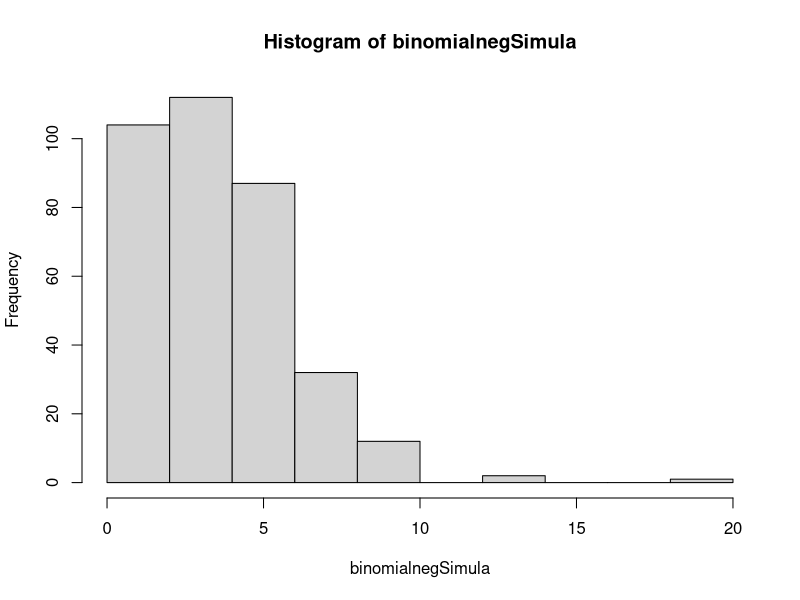
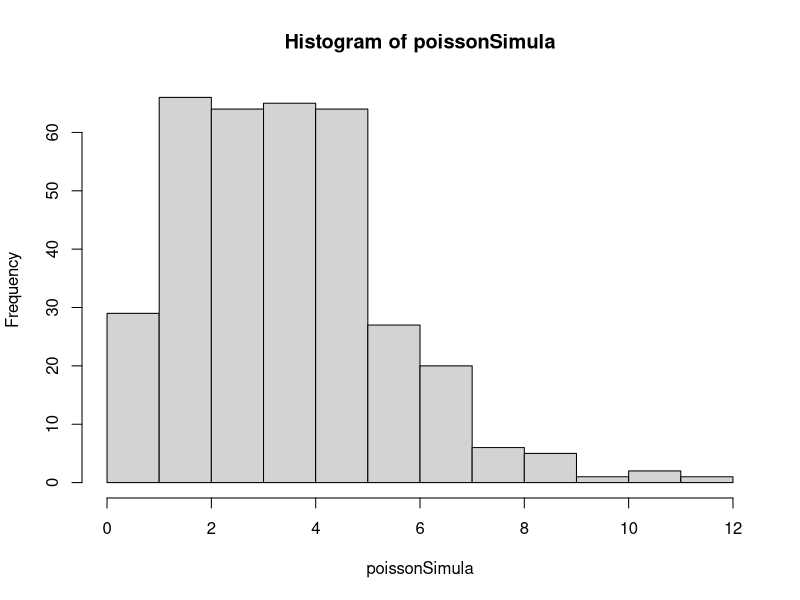
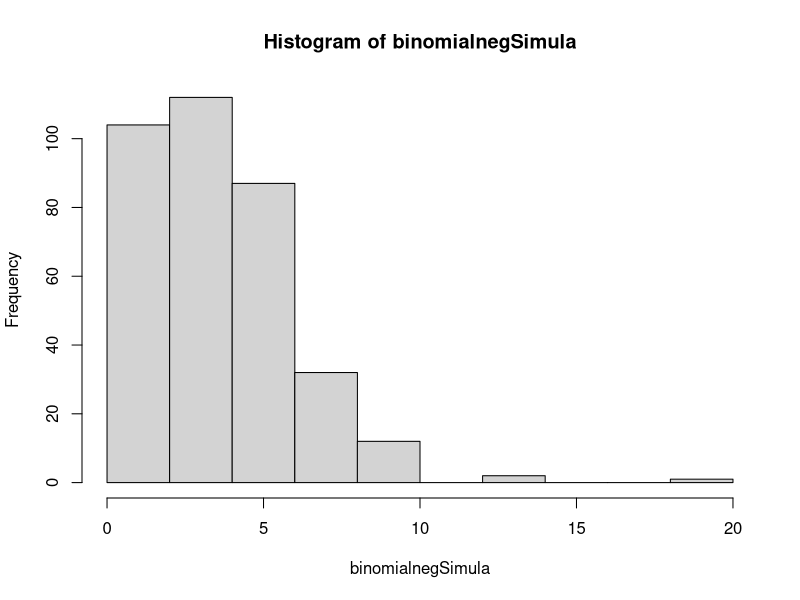
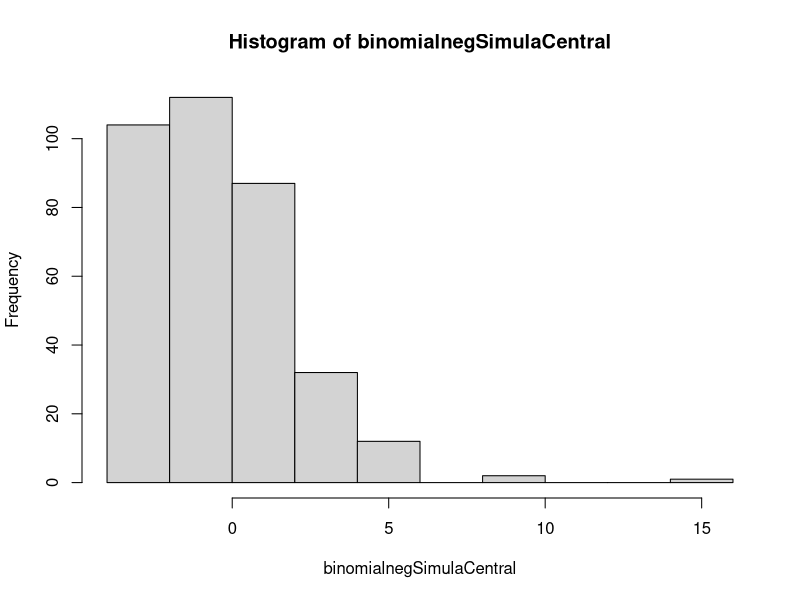

Reproduce these figures in R, in order.
# Centralizando uma base de dados

#criando distribuicoes simples
binomialnegSimula <- rnbinom(350, mu = 4, size = 10) #distribuicao binomial negativa (casos, medida de dispersao e tamanho)
binomialnegSimula


poissonSimula <- rpois(350, 4) #distribuicao de poisson- e uma distribuicao de probabilidade discreta. Permite que um evento ocorra um certo numero de vezes.  
poissonSimula

hist(binomialnegSimula)
hist(poissonSimula)


# Centralizando a simulação binomial negativa
binomialnegSimulaCentral <- binomialnegSimula - median(binomialnegSimula)
binomialnegSimulaCentral

hist(binomialnegSimula)
hist(binomialnegSimulaCentral)